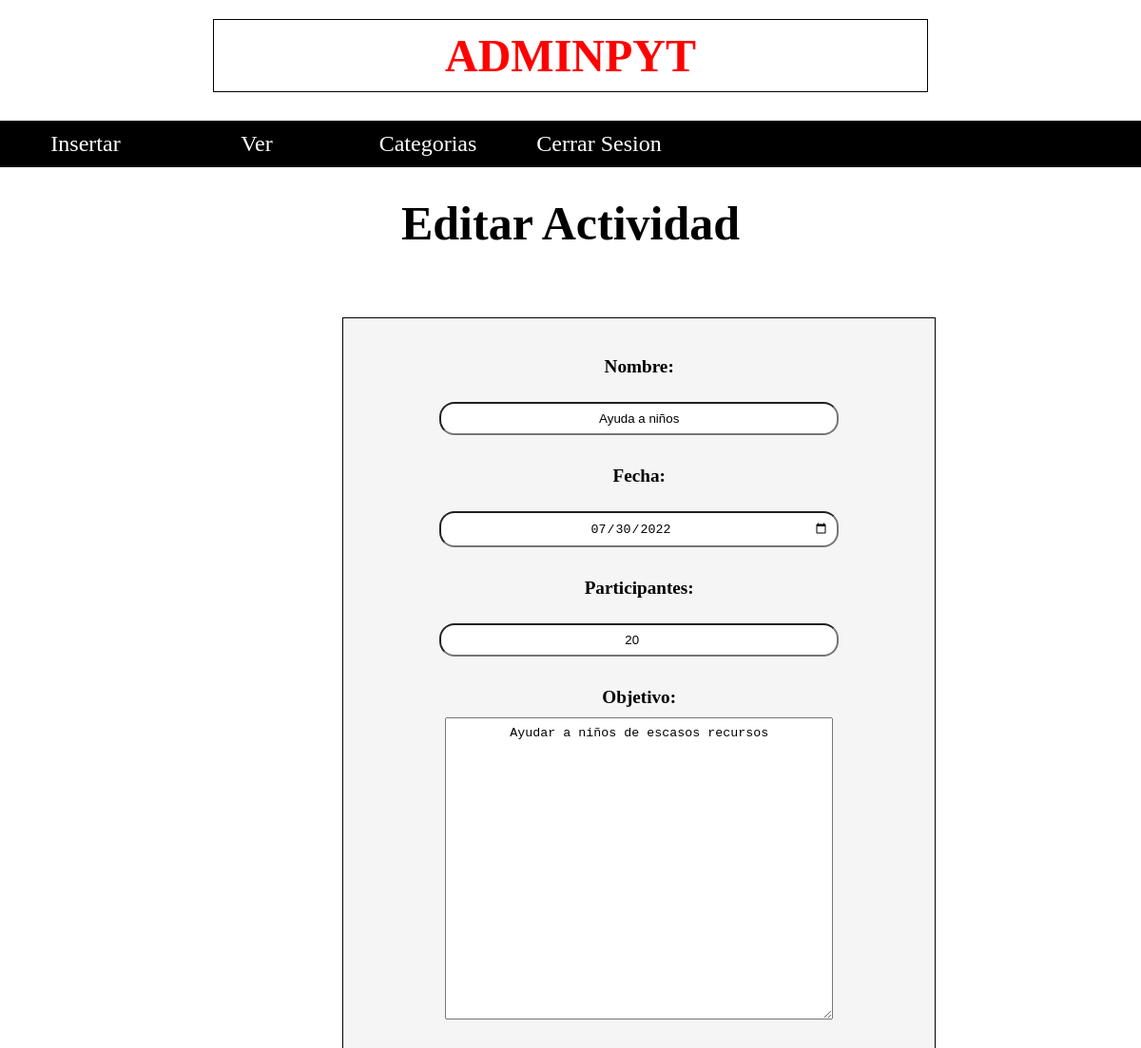
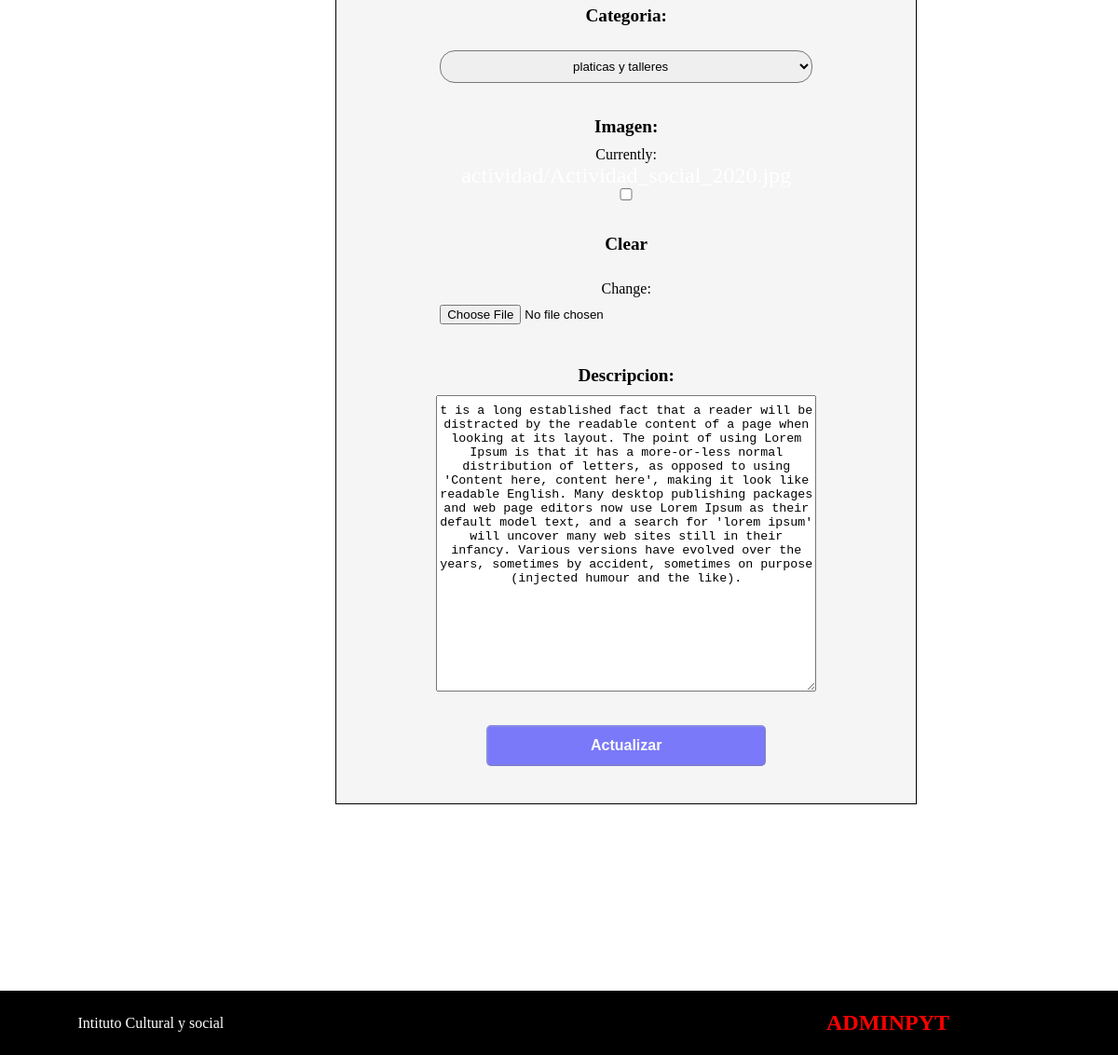
The page /editar-actividad/16 on the database its author committed (2 pictures, top to bottom).
### applications/actividad/models.py (models this page shows, shortened)
class Actividad(models.Model):
    nombre = models.CharField('Nombre',max_length=50)
    fecha = models.DateField('Fecha')
    participantes = models.IntegerField('Participantes',max_length=None)
    objetivo = models.CharField('Objetivo',max_length=500)
    descripcion = models.CharField('Descripcion',max_length=2000)
    categoria = models.ForeignKey(Categoria, on_delete=models.CASCADE)
    imagen=models.ImageField(upload_to='actividad',blank=True,null=True)
    class Meta:
        verbose_name = 'Actividad'
        verbose_name_plural = 'Actividades'

### applications/actividad/views.py (the view)
# urls.py: path('editar-actividad/<pk>',views.ActividadUpdateView.as_view(),name='update-activity'),
class ActividadUpdateView(UpdateView):
    template_name = "update.html"
    model = Actividad
    form_class = ActividadForm
    success_url = reverse_lazy('actividades_app:all-activities')

### applications/actividad/context.py (called while the page is built)
def get_categorias(request):
    categorias=Categoria.objects.all()
    return {
        'categorias':categorias
    }

### applications/actividad/models.py (called while the page is built)
    def __str__(self):
        return self.descripcion

### templates/update.html (shortened to what this page needs)
{% extends 'base.html' %}
{% block content %}
{% include 'header.html' %}
<main class="main contenedor">
    <h2>Editar Actividad</h2>
   <section class="contenedor-formulario">
    <form class="formulario contenedor" method="post" enctype="multipart/form-data">{% csrf_token %}
       <label for="nombre">Nombre:</label>
        {{form.nombre}}
        <label for="fecha">Fecha:</label>
        {{form.fecha}}
        <label for="participantes">Participantes:</label>
        {{form.participantes}}
        <label for="objetivo">Objetivo:</label>
        {{form.objetivo}}
        <label for="categoria">Categoria:</label>
        {{form.categoria}}
        <label for="imagen">Imagen:</label>
        {{form.imagen}}
        <label for="descripcion">Descripcion:</label>
        {{form.descripcion}}
        <input type="submit" id="btn-guardar-actividad" class="btn-guardar" value="Actualizar">
    </form>
   </section>
</main>
{% include 'footer.html' %}
{% endblock content %}

### static/css/app.css (style rules this page uses)
* { margin: 0; padding: 0; }
a { text-decoration: none; }
.contenedor { max-width: 1200px; margin: 0 auto; }
a { width: 100%; text-align: center; color: white; font-size: 1.5rem; }
.main { margin-top: 30px; height: auto; }
h2 { text-align: center; font-size: 50px; margin-bottom: 20px; }
.contenedor-formulario { display: grid; grid-template-columns: 30% 50% 20%; }
.formulario { width: 100%; grid-column: 2; display: flex; margin-top: 50px; flex-direction: column; align-items: center; }
.formulario label { margin-bottom: 10px; font-weight: bold; }
.formulario input, .formulario textarea, .formulario select, .formulario button { margin-bottom: 20px; width: 400px; padding: 8px 3px; text-align: center }
.btn-guardar { background-color: green; color: white; border-radius: 5px; margin-bottom: 20px; padding: 10px 5px; font-weight: bold; }
.disabled { opacity: 0.5; }
form { background-color: whitesmoke; width: 50%; display: flex; flex-direction: column; padding: 1.5rem 0.7rem; border: 1px solid black; align-self: center; text-align: center; }
label { margin-top: 1rem; font-size: 1.2rem; }
input[type=password], input[type=text], input[type=email], input[type=number], input[type=date], input[type=time], select { margin: 1rem 0.5rem; padding: 0.5rem; border-radius: 1rem; }
input[type=submit],button,input[type=reset] { width: 50%; padding: 0.7rem; margin: 1rem 0.5rem; align-self: center; background-color: blue; color: white; font-size: 1rem; font-weight: 700; }

### rows shown on the page
Actividad: nombre "Ayuda a niños", fecha "07/30/2022", participantes "20", objetivo "Ayudar a niños de escasos recursos", categoria "platicas y talleres", descripcion "t is a long established fact that a reader will be distracted by the readable content of a page when looking at its layout. The point of using Lorem Ipsum is that it has a more-or-less normal distribution of letters, as opposed to using 'Content here, content here', making it look like readable English. Many desktop publishing packages and web page editors now use Lorem Ipsum as their default model text, and a search for 'lorem ipsum' will uncover many web sites still in their infancy. Various versions have evolved over the years, sometimes by accident, sometimes on purpose (injected humour and the like)."
